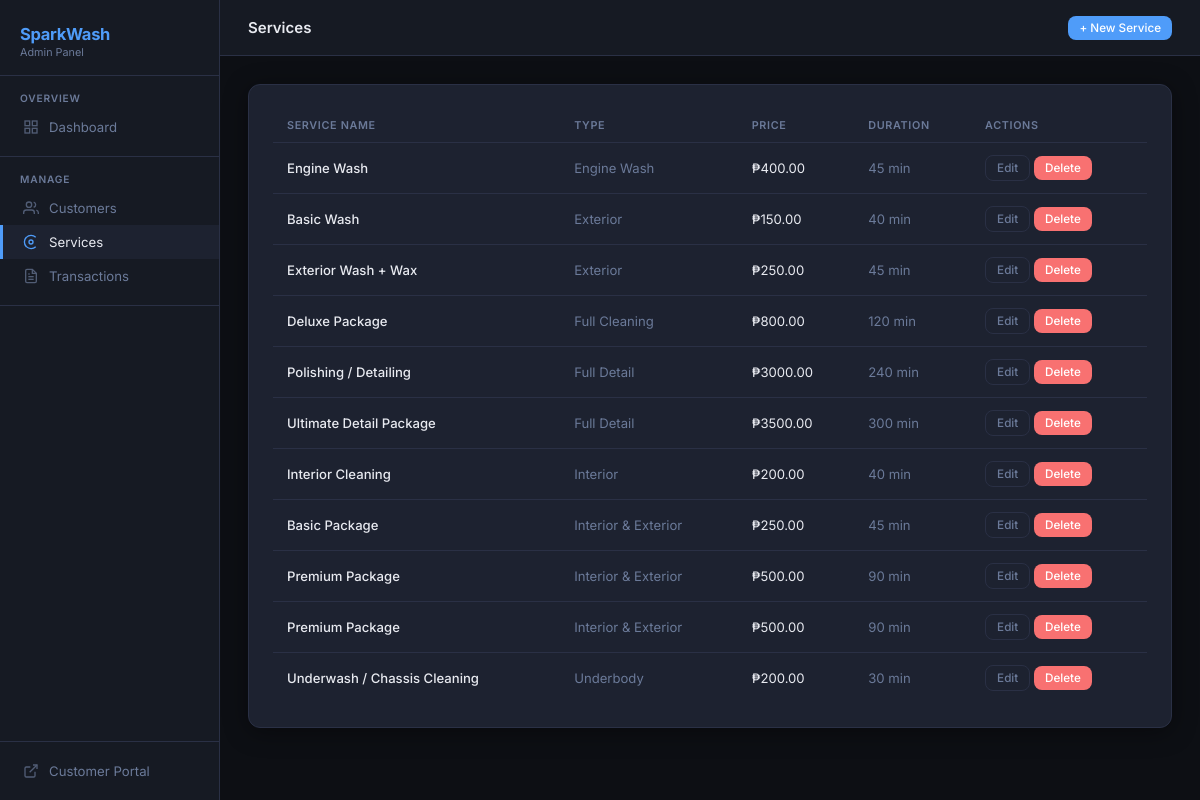
The app's page /service/ with its own data.
### car_wash/models.py (models this page shows, shortened)
class Service(models.Model):
    service_type     = models.CharField(max_length=100)
    service_name     = models.CharField(max_length=100)
    description      = models.TextField(blank=True)
    price            = models.DecimalField(max_digits=8, decimal_places=2)
    duration_minutes = models.PositiveIntegerField(default=30, help_text="Estimated duration in minutes")
    is_package       = models.BooleanField(default=False, help_text="Mark as a package deal")
    class Meta:
        ordering = ['service_type', 'service_name']

### car_wash/views.py (the view)
# urls.py: path('service/', views.service_list, name='service_list'),
def service_list(request):
    services = Service.objects.all()
    return render(request, 'service_list.html', {'service_list': services})

### car_wash/templates/service_list.html (shortened to what this page needs)
{% extends "master.html" %}
{% block page_title %}Services{% endblock %}
{% block topbar_actions %}<a href="{% url 'service_new' %}" class="btn btn-primary btn-sm">+ New Service</a>{% endblock %}
{% block content %}
<div class="card">
  <div class="tbl-wrap">
    <table>
      <thead><tr><th>Service Name</th><th>Type</th><th>Price</th><th>Duration</th><th>Actions</th></tr></thead>
      <tbody>
        {% for s in service_list %}
        <tr>
          <td style="font-weight:500">{{ s.service_name }}</td>
          <td style="color:var(--muted)">{{ s.service_type }}</td>
          <td>₱{{ s.price }}</td>
          <td style="color:var(--muted)">{{ s.duration_minutes }} min</td>
          <td>
            <a href="{% url 'service_edit' s.pk %}" class="btn btn-ghost btn-sm">Edit</a>
            <a href="{% url 'service_delete' s.pk %}" class="btn btn-danger btn-sm">Delete</a>
          </td>
        </tr>
        {% empty %}
        <tr><td colspan="6" style="text-align:center;color:var(--muted);padding:32px">No services yet.</td></tr>
        {% endfor %}
      </tbody>
    </table>
  </div>
</div>
{% endblock %}

### car_wash/templates/master.html (shortened to what this page needs)
{% load static %}
<!DOCTYPE html>
<html lang="en">
<head>
<link rel="stylesheet" href="{% static 'styles.css' %}">
</head>
<body>
<aside class="sidebar">
  <div class="sidebar-logo">
    <span>SparkWash</span>
    <small>Admin Panel</small>
  </div>
  <div class="nav-section">
    <div class="nav-label">Overview</div>
    <a href="{% url 'main' %}" class="nav-item {% if request.resolver_match.url_name == 'main' %}active{% endif %}">
      <svg width="16" height="16" fill="none" stroke="currentColor" stroke-width="2" viewBox="0 0 24 24"><rect x="3" y="3" width="7" height="7"/><rect x="14" y="3" width="7" height="7"/><rect x="3" y="14" width="7" height="7"/><rect x="14" y="14" width="7" height="7"/></svg>
      Dashboard
    </a>
  </div>
  <div class="nav-section">
    <div class="nav-label">Manage</div>
    <a href="{% url 'customer_list' %}" class="nav-item {% if 'customer' in request.path %}active{% endif %}">
      <svg width="16" height="16" fill="none" stroke="currentColor" stroke-width="2" viewBox="0 0 24 24"><path d="M17 21v-2a4 4 0 0 0-4-4H5a4 4 0 0 0-4 4v2"/><circle cx="9" cy="7" r="4"/><path d="M23 21v-2a4 4 0 0 0-3-3.87M16 3.13a4 4 0 0 1 0 7.75"/></svg>
      Customers
    </a>
    <a href="{% url 'service_list' %}" class="nav-item {% if 'service' in request.path %}active{% endif %}">
      <svg width="16" height="16" fill="none" stroke="currentColor" stroke-width="2" viewBox="0 0 24 24"><circle cx="12" cy="12" r="3"/><path d="M19.07 4.93A10 10 0 0 0 4.93 19.07M4.93 4.93a10 10 0 0 0 14.14 14.14"/></svg>
      Services
    </a>
    <a href="{% url 'transaction_list' %}" class="nav-item {% if 'transaction' in request.path %}active{% endif %}">
      <svg width="16" height="16" fill="none" stroke="currentColor" stroke-width="2" viewBox="0 0 24 24"><path d="M14 2H6a2 2 0 0 0-2 2v16a2 2 0 0 0 2 2h12a2 2 0 0 0 2-2V8z"/><polyline points="14 2 14 8 20 8"/><line x1="16" y1="13" x2="8" y2="13"/><line x1="16" y1="17" x2="8" y2="17"/><polyline points="10 9 9 9 8 9"/></svg>
      Transactions
    </a>
  </div>
  <div class="nav-section" style="margin-top:auto; border-top:1px solid var(--border); border-bottom:none; padding:12px 0;">
    <a href="{% url 'portal_home' %}" class="nav-item">
      <svg width="16" height="16" fill="none" stroke="currentColor" stroke-width="2" viewBox="0 0 24 24"><path d="M18 13v6a2 2 0 0 1-2 2H5a2 2 0 0 1-2-2V8a2 2 0 0 1 2-2h6"/><polyline points="15 3 21 3 21 9"/><line x1="10" y1="14" x2="21" y2="3"/></svg>
      Customer Portal
    </a>
  </div>
</aside>
<div class="main-wrap">
  <header class="topbar">
    <span class="topbar-title">{% block page_title %}Dashboard{% endblock %}</span>
    <div class="topbar-actions">
      {% block topbar_actions %}{% endblock %}
    </div>
  </header>
  <main class="page-body">
    {% block content %}{% endblock %}
  </main>
</div>
</body>
</html>

### car_wash/static/styles.css (style rules this page uses)
:root { --bg: #0d0f14; --surface: #161a23; --card: #1d2230; --border: #2a3045; --accent: #4f9cf9; --accent2: #6ee7b7; --danger: #f87171; --warn: #fbbf24; --text: #e8eaf0; --muted: #6b7a99; --radius: 12px; --shadow: 0 4px 24px rgba(0,0,0,.4); }
*, *::before, *::after { box-sizing: border-box; margin: 0; padding: 0; }
html { font-size: 15px; }
body { font-family: 'Inter', 'Segoe UI', system-ui, sans-serif; background: var(--bg); color: var(--text); min-height: 100vh; display: flex; }
.sidebar { width: 220px; min-width: 220px; background: var(--surface); border-right: 1px solid var(--border); display: flex; flex-direction: column; position: fixed; top: 0; left: 0; bottom: 0; z-index: 100; padding: 0; }
.sidebar-logo { padding: 24px 20px 16px; border-bottom: 1px solid var(--border); }
.sidebar-logo span { font-size: 1.1rem; font-weight: 700; letter-spacing: -.3px; color: var(--accent); }
.sidebar-logo small { display: block; color: var(--muted); font-size: .72rem; margin-top: 2px; }
.nav-section { padding: 12px 0; border-bottom: 1px solid var(--border); }
.nav-label { font-size: .68rem; font-weight: 600; color: var(--muted); letter-spacing: .08em; text-transform: uppercase; padding: 4px 20px 6px; }
.nav-item { display: flex; align-items: center; gap: 10px; padding: 9px 20px; color: var(--muted); text-decoration: none; font-size: .88rem; transition: color .15s, background .15s; border-left: 3px solid transparent; }
.nav-item:hover, .nav-item.active { color: var(--text); background: var(--card); border-left-color: var(--accent); }
.nav-item svg { flex-shrink: 0; opacity: .7; }
.nav-item.active svg { opacity: 1; color: var(--accent); }
.main-wrap { margin-left: 220px; flex: 1; display: flex; flex-direction: column; min-height: 100vh; }
.topbar { height: 56px; background: var(--surface); border-bottom: 1px solid var(--border); display: flex; align-items: center; justify-content: space-between; padding: 0 28px; position: sticky; top: 0; z-index: 50; }
.topbar-title { font-size: 1rem; font-weight: 600; }
.topbar-actions { display: flex; align-items: center; gap: 12px; }
.page-body { padding: 28px 28px; flex: 1; }
.card { background: var(--card); border: 1px solid var(--border); border-radius: var(--radius); padding: 24px; box-shadow: var(--shadow); }
.tbl-wrap { overflow-x: auto; }
table { width: 100%; border-collapse: collapse; font-size: .875rem; }
th { text-align: left; padding: 10px 14px; font-size: .72rem; font-weight: 600; color: var(--muted); text-transform: uppercase; letter-spacing: .06em; border-bottom: 1px solid var(--border); }
td { padding: 12px 14px; border-bottom: 1px solid var(--border); vertical-align: middle; }
tr:last-child td { border-bottom: none; }
.btn { display: inline-flex; align-items: center; gap: 6px; padding: 8px 16px; border-radius: 8px; font-size: .85rem; font-weight: 500; cursor: pointer; border: none; text-decoration: none; transition: filter .15s, opacity .15s; }
.btn-primary { background: var(--accent); color: #fff; }
.btn-danger { background: var(--danger); color: #fff; }
.btn-ghost { background: transparent; color: var(--muted); border: 1px solid var(--border); }
.btn-sm { padding: 5px 11px; font-size: .78rem; }

### records on screen
Service: service_name "Engine Wash", service_type "Engine Wash", price "400.00", duration_minutes "45"
Service: service_name "Basic Wash", service_type "Exterior", price "150.00", duration_minutes "40"
Service: service_name "Exterior Wash + Wax", service_type "Exterior", price "250.00", duration_minutes "45"
Service: service_name "Deluxe Package", service_type "Full Cleaning", price "800.00", duration_minutes "120"
Service: service_name "Polishing / Detailing", service_type "Full Detail", price "3000.00", duration_minutes "240"
Service: service_name "Ultimate Detail Package", service_type "Full Detail", price "3500.00", duration_minutes "300"
Service: service_name "Interior Cleaning", service_type "Interior", price "200.00", duration_minutes "40"
Service: service_name "Basic Package", service_type "Interior & Exterior", price "250.00", duration_minutes "45"
Service: service_name "Premium Package", service_type "Interior & Exterior", price "500.00", duration_minutes "90"
Service: service_name "Premium Package", service_type "Interior & Exterior", price "500.00", duration_minutes "90"
Service: service_name "Underwash / Chassis Cleaning", service_type "Underbody", price "200.00", duration_minutes "30"
